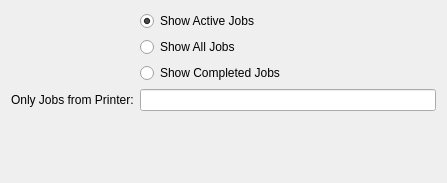
<?xml version="1.0" encoding="UTF-8"?>
<ui version="4.0">
 <class>printmanagerConfig</class>
 <widget class="QWidget" name="printmanagerConfig">
  <property name="geometry">
   <rect>
    <x>0</x>
    <y>0</y>
    <width>447</width>
    <height>183</height>
   </rect>
  </property>
  <layout class="QFormLayout" name="formLayout">
   <item row="7" column="1">
    <widget class="QRadioButton" name="kcfg_completedJobs">
     <property name="text">
      <string>Show Completed Jobs</string>
     </property>
    </widget>
   </item>
   <item row="6" column="1">
    <widget class="QRadioButton" name="kcfg_allJobs">
     <property name="text">
      <string>Show All Jobs</string>
     </property>
    </widget>
   </item>
   <item row="5" column="1">
    <widget class="QRadioButton" name="kcfg_activeJobs">
     <property name="text">
      <string>Show Active Jobs</string>
     </property>
     <property name="checked">
      <bool>true</bool>
     </property>
    </widget>
   </item>
   <item row="8" column="0">
    <widget class="QLabel" name="label">
     <property name="text">
      <string>Only Jobs from Printer:</string>
     </property>
    </widget>
   </item>
   <item row="8" column="1">
    <widget class="QLineEdit" name="kcfg_printerName"/>
   </item>
  </layout>
 </widget>
 <resources/>
 <connections/>
</ui>
